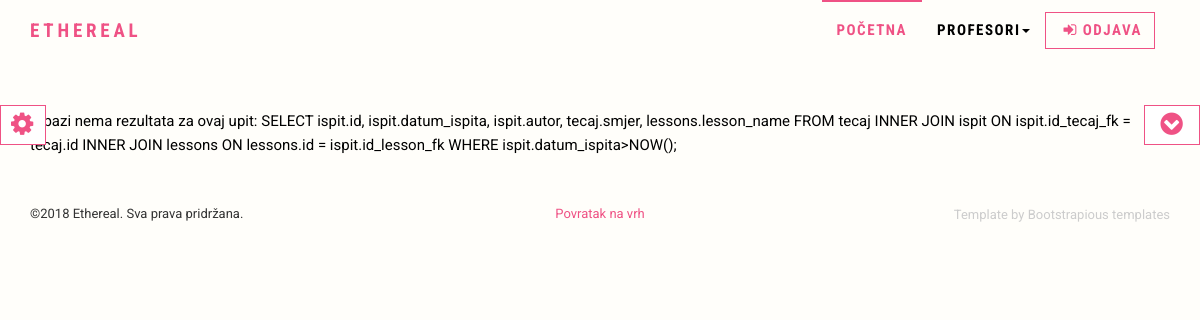
The app's page /php/exam_list.php (signed in), older data.
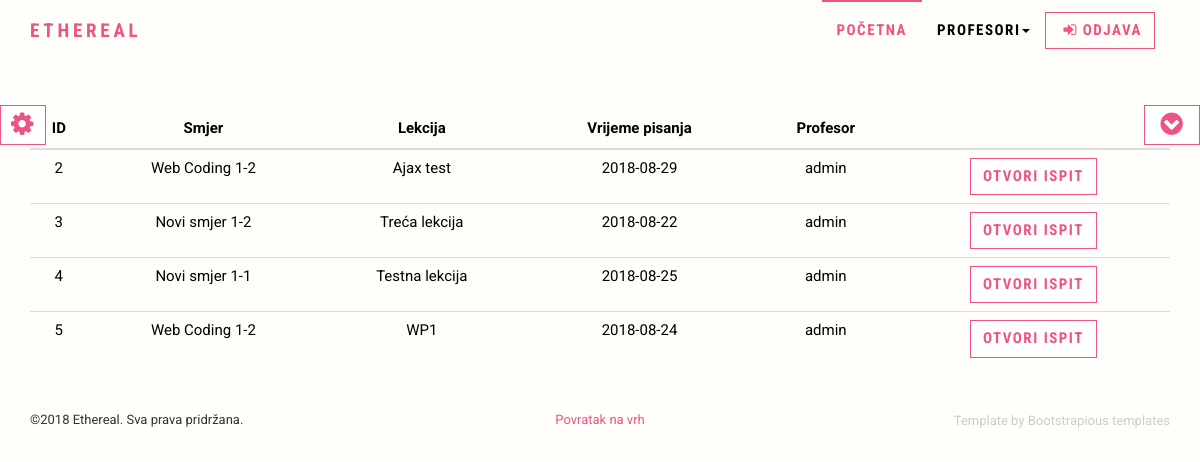
The same page, newer data.
### tables this page shows
CREATE TABLE `ispit` (
  `id` int(5) NOT NULL,
  `id_tecaj_fk` int(5) NOT NULL,
  `id_lesson_fk` int(5) NOT NULL,
  `pitanja_string` varchar(255) NOT NULL,
  `exam_code` varchar(255) NOT NULL,
  `datum_ispita` date NOT NULL,
  `vrijeme_ispita` time NOT NULL,
  `trajanje_ispita` varchar(255) NOT NULL,
  `autor` varchar(255) NOT NULL
);

CREATE TABLE `tecaj` (
  `id` int(11) NOT NULL,
  `smjer` varchar(100) NOT NULL,
  `broj_sati` int(11) NOT NULL,
  `cijena` float(10,2) NOT NULL
);

CREATE TABLE `lessons` (
  `id` int(5) NOT NULL,
  `lesson_name` varchar(255) NOT NULL,
  `id_tecaj_fk` int(5) NOT NULL
);

### php/exam_list.php (the view, shortened to what this page needs)
<?php
$con = spajanje();
if(!isset($_SESSION['role'])){
    die('<div class="alert" style="background:yellow;">
        <a href="index.php" class="close" data-dismiss="alert" aria-label="close">
        &times;
        </a>
        <strong>Nemate ovlasti za pristup ovoj stranici!</strong>
        </div><br>');
}
else{
		if($_SESSION['role'] == "3"){
			$username = $_SESSION['username'];
			$sql = "SELECT id, ime, prezime FROM users WHERE username = '$username' AND id_status_fk = '3';";
			$res = mysqli_query($con, $sql);
			$res_asoc = mysqli_fetch_assoc($res);
			$id = $res_asoc['id'];
			$sql = "SELECT
						ispit.id,
						ispit.datum_ispita,
						ispit.autor,
						lessons.lesson_name,
						tecaj.smjer
					FROM
						ispit
					INNER JOIN lessons ON ispit.id_lesson_fk = lessons.id
					INNER JOIN tecaj ON ispit.id_tecaj_fk = tecaj.id
					INNER JOIN upisi ON upisi.id_smjer_fk = ispit.id_tecaj_fK
					WHERE
						upisi.id_users_fk = '$id' AND ispit.datum_ispita > NOW();
			";
			$res = mysqli_query($con, $sql);
			require_once "includes/header.php";
			if(mysqli_num_rows($res)>0){
				echo '<table id="table" class="table table-hover">
					<thead>
						<tr>
							<th>Smjer</th>
							<th>Lekcija</th>
							<th>Vrijeme pisanja</th>
							<th>Profesor</th>
							<th></th>
						</tr>
					</thead>
				<tbody>'
				;
				while($res_ispiti = mysqli_fetch_assoc($res)){
					echo "
						<tr>
							<td>".$res_ispiti['smjer']."</td>
							<td>".$res_ispiti['lesson_name']."</td>
							<td>".$res_ispiti['datum_ispita']."</td>
							<td>".$res_ispiti['autor']."</td>
							<td>
								<a href='exam_write.php?id=".$res_ispiti["id"]."'><button class = 'btn btn-primary'>Otvori ispit</button></a>
							</td>
						</tr>";
				}
				echo "</tbody></table>";
			}
		}
		else{
		$sql = "SELECT ispit.id, ispit.datum_ispita, ispit.autor, tecaj.smjer, lessons.lesson_name FROM tecaj
		INNER JOIN ispit ON ispit.id_tecaj_fk = tecaj.id
		INNER JOIN lessons ON lessons.id = ispit.id_lesson_fk WHERE ispit.datum_ispita>NOW();";
		$res = mysqli_query($con, $sql);
		require_once "includes/header.php";
		if(mysqli_num_rows($res)>0){
			echo '<table id="table" class="table table-hover">
				<thead>
					<tr>
					<th>ID</th>
					<th>Smjer</th>
					<th>Lekcija</th>
					<th>Vrijeme pisanja</th>
					<th>Profesor</th>
					<th></th>
					</tr>
				</thead>
			<tbody>'
			;
			while($res_ispiti = mysqli_fetch_assoc($res)){
				echo "
					<tr>
					<td>".$res_ispiti['id']."</td>
					<td>".$res_ispiti['smjer']."</td>
					<td>".$res_ispiti['lesson_name']."</td>
					<td>".$res_ispiti['datum_ispita']."</td>
					<td>".$res_ispiti['autor']."</td>
					<td>
							<a href='exam_write.php?id=".$res_ispiti["id"]."'><button class = 'btn btn-primary'>Otvori ispit</button></a>
						</td>
					</tr>";
			}
			echo "</tbody></table>";
		}
		else {
			echo "<p>U bazi nema rezultata za ovaj upit: $sql </p>";
		}
	}
}
require_once "includes/footer.php";
?>

### php/includes/header.php (shortened to what this page needs)
<!DOCTYPE html>
<html lang="en">
<head>
    <link rel="stylesheet" href="https://maxcdn.bootstrapcdn.com/bootstrap/3.3.7/css/bootstrap.min.css"/>
    <link rel="stylesheet" href="//cdnjs.cloudflare.com/ajax/libs/timepicker/1.3.5/jquery.timepicker.min.css">
    <link rel="stylesheet" href="../css/font-awesome.min.css">
    <link rel="stylesheet" href="../css/pe-icon-7-stroke.css">
    <link rel="stylesheet" href="../css/lightbox.min.css">
    <link rel="stylesheet" href="../css/style.default.css" id="theme-stylesheet">
    <link rel="stylesheet" href="//cdn.datatables.net/1.10.19/css/jquery.dataTables.min.css">
    <link rel="stylesheet" href="../css/custom.css">
</head>
<body id="site">
<?php
  if(isset($_SESSION['login']) and $_SESSION['login'] == true){
    if($_SESSION['role'] == "1"){
  echo '
  <header class="header">
    <div role="navigation" class="navbar navbar-default">
      <div class="container">
        <div class="navbar-header"><a href="index.php" class="navbar-brand">Ethereal</a>
          <div class="navbar-buttons">
            <button type="button" data-toggle="collapse" data-target=".navbar-collapse" class="navbar-toggle navbar-btn">Izbornik<i class="fa fa-align-justify"></i></button>
          </div>
        </div>
        <div id="navigation" class="collapse navbar-collapse navbar-right">
          <ul class="nav navbar-nav">
            <li class="active"><a href="index.php">Početna</a></li>
            <li class="dropdown"><a href="#" data-toggle="dropdown" class="dropdown-toggle">Administratori<b class="caret"></b></a>
              <ul class="dropdown-menu">
                <li><a href="user_add.php">Unos korisnika u bazu</a></li>
                <li><a href="users.php">Popis svih korisnika</a></li>
                <li><a href="course_add.php">Unos tečaja u bazu</a></li>
                <li><a href="courses.php">Popis svih tečaja</a></li>
                <li><a href="enrol.php">Upis korisnika na tečaj</a></li>
                <li><a href="groups.php">Popis svih grupa</a></li>
                <li><a href="group_add.php">Upis grupe</a></li>
                <li><a href="mjesto_add.php">Unos mjesta u bazu</a></li>
              </ul>
            </li>
            <li class="dropdown"><a href="#" data-toggle="dropdown" class="dropdown-toggle">Profesori<b class="caret"></b></a>
              <ul class="dropdown-menu">
                <li><a href="exam_list.php">Popis svih ispita</a></li>
                <li><a href="exam_add.php">Unos ispita</a></li>
                <li><a href="lesson_add.php">Unos lekcije</a></li>
                <li><a href="question_add.php">Unos pitanja u bazu</a></li>
              </ul>
            </li>
            <li class="dropdown"><a href="#" data-toggle="dropdown" class="dropdown-toggle">Studenti<b class="caret"></b></a>
              <ul class="dropdown-menu">
                <li><a href="exam_list.php">Popis ispita</a></li>
              </ul>
            </li>
            </ul><a id = "btn-adjust"  href="odjava.php" class="btn navbar-btn btn-ghost  pull-left"><i class="fa fa-sign-in"></i>Odjava</a>
        </div>
      </div>
    </div>
  </header>';
}
else if($_SESSION['role'] == "2"){
	echo '
  <header class="header">
    <div role="navigation" class="navbar navbar-default">
      <div class="container">
        <div class="navbar-header"><a href="index.php" class="navbar-brand">Ethereal</a>
          <div class="navbar-buttons">
            <button type="button" data-toggle="collapse" data-target=".navbar-collapse" class="navbar-toggle navbar-btn">Izbornik<i class="fa fa-align-justify"></i></button>
          </div>
        </div>
        <div id="navigation" class="collapse navbar-collapse navbar-right">
          <ul class="nav navbar-nav">
            <li class="active"><a href="index.php">Početna</a></li>
            <li class="dropdown"><a href="#" data-toggle="dropdown" class="dropdown-toggle">Profesori<b class="caret"></b></a>
              <ul class="dropdown-menu">
                <li><a href="exam_list.php">Popis svih ispita</a></li>
                <li><a href="exam_add.php">Unos ispita</a></li>
                <li><a href="lesson_add.php">Unos lekcije</a></li>
                <li><a href="question_add.php">Unos pitanja u bazu</a></li>
              </ul>
            </li>
          </ul><a id = "btn-adjust"  href="odjava.php" class="btn navbar-btn btn-ghost  pull-left"><i class="fa fa-sign-in"></i>Odjava</a>
        </div>
      </div>
    </div>
  </header>';
}
  }
  ?>
      <div class="container" id = "top-container">

### php/includes/footer.php (shortened to what this page needs)
    </div>
<footer class = "footer">
      <div class="footer__copyright">
        <div class="container">
          <div class="row">
            <div class="col-md-4">
              <p>&copy;2018 Ethereal. Sva prava pridržana.</p>
            </div>
            <div class="col-md-4">
              <p style = "text-align:center"><a href="#site" class = "js-scroll-trigger">Povratak na vrh</p>
            </div>
            <div class="col-md-4">
            </div>
            <div class="col-md-4">
              <p class="credit"><a href="https://bootstrapious.com/free-templates" class="external">Template by Bootstrapious templates</a></p>
            </div>
          </div>
        </div>
      </div>
    </footer>
    <button type="button" data-toggle="collapse" data-target="#style-switch" id="style-switch-button" class="btn btn-primary btn-sm"><span class="fa fa-cog fa-2x"></span></button>
    <a href="#bottom" class = "js-scroll-trigger">
        <button id = "scroll-to-bottom" type = "button" class = "btn-primary btn btn-sm">
            <i class="fa fa-chevron-circle-down fa-2x"></i>
        </button>
    </a>
  </body>
</html>

### css/style.default.css (style rules this page uses)
.header { width: 100%; }
.navbar { z-index: 10; text-transform: uppercase; letter-spacing: 0.1em; border-left: none; border-right: none; }
.navbar a.navbar-brand { font-weight: bold; letter-spacing: 0.2em; color: #ef5285; }
.navbar .navbar-nav > li > a { font-weight: bold; }
@media (min-width: 768px) { .navbar ul.nav > li > a { border-top: solid 2px transparent; padding-top: 16.5px; } }
@media (min-width: 768px) { .navbar ul.nav > li.active > a, .navbar ul.nav > li.open > a { text-decoration: none !important; border-top-color: #ef5285; } }
html { height: 100%; }
body { height: 100%; }
header { z-index: 1000; }
a, button { -webkit-transition: all 0.2s ease-out; -moz-transition: all 0.2s ease-out; transition: all 0.2s ease-out; }
a i.fa, button i.fa { margin: 0 5px; }
a { text-decoration: none; }
.btn-ghost { color: #ef5285; background-color: transparent; border-color: #ef5285; }
.footer__copyright { background: transparent; color:#333333; padding: 20px 0; font-size: 13px; line-height: 28px; }
.footer__copyright p { margin: 0; }
.footer__copyright p.credit { text-align: right; color: #ccc; }
.footer__copyright p.credit a { color: #ccc; }
#style-switch-button { position: absolute; top: 120px; left: 0px; border-radius: 0; z-index: 2; }
.nav { margin-bottom: 0; padding-left: 0; list-style: none; }
.nav > li > a { padding: 10px 15px; }
.navbar { font-family: "Roboto Condensed", Helvetica, Arial, sans-serif; min-height: 60px; margin-bottom: 0; border-top: none; border-bottom: none; }
@media (min-width: 768px) { .navbar { border-radius: 0; } }
.navbar-collapse { max-height: 340px; overflow-x: visible; padding-right: 15px; padding-left: 15px; }
@media (min-width: 768px) { .navbar-collapse { width: auto; border-top: 0; box-shadow: none; } }
@media (min-width: 768px) { .navbar-collapse.collapse { display: block !important; height: auto !important; padding-bottom: 0; overflow: visible !important; } }
.container > .navbar-header, .container-fluid > .navbar-header, .container > .navbar-collapse, .container-fluid > .navbar-collapse { margin-right: -15px; margin-left: -15px; }
@media (min-width: 768px) { .container > .navbar-header, .container-fluid > .navbar-header, .container > .navbar-collapse, .container-fluid > .navbar-collapse { margin-right: 0; margin-left: 0; } }
.navbar-brand { float: left; padding: 18.5px 15px; font-size: 19px; line-height: 23px; height: 60px; }
@media (min-width: 768px) { .navbar > .container .navbar-brand, .navbar > .container-fluid .navbar-brand { margin-left: -15px; } }
.navbar-nav { margin: 9.25px -15px; }
.navbar-nav > li > a { padding-top: 10px; padding-bottom: 10px; line-height: 23px; border-bottom: none; }
@media (min-width: 768px) { .navbar-nav { margin: 0 auto; display: table; table-layout: fixed; float: left; } }
@media (min-width: 768px) { .navbar-nav > li { float: left; } }
@media (min-width: 768px) { .navbar-nav > li > a { padding-top: 18.5px; padding-bottom: 18.5px; } }
.navbar-btn { margin-top: 11.5px; margin-bottom: 11.5px; }
.navbar-default { background-color: #fff; border-bottom-color: transparent; }
.navbar-default .navbar-brand { color: #000; }
.navbar-default .navbar-nav > li > a { color: #000; }
.navbar-default .navbar-nav > .active > a, .navbar-default .navbar-nav > .active > a:hover, .navbar-default .navbar-nav > .active > a:focus { color: #ef5285; background-color: transparent; }
.navbar-default .navbar-collapse { border-color: transparent; }
body { font-family: "Roboto", Helvetica, Arial, sans-serif; font-size: 15px; line-height: 1.55; color: #000; background-color: #fff; }
a { color: #ef5285; text-decoration: none; }
.btn { font-weight: 700; font-family: "Roboto Condensed", Helvetica, Arial, sans-serif; text-transform: uppercase; letter-spacing: 0.1em; padding: 6px 12px; font-size: 15px; line-height: 1.55; border-radius: 0px; }
.btn-primary { color: #ef5285; background-color: #fff; border-color: #ef5285; }
.btn-sm { padding: 5px 10px; font-size: 13px; line-height: 1.5; border-radius: 0; }
p { margin: 0 0 23px; }

### css/custom.css (style rules this page uses)
body, .navbar, .question, table.dataTable tbody tr { background:#fffefa; }
#site { display : none; }
#top-container { margin-top:50px; }
.table > thead > tr > th { text-align:center; }
#scroll-to-bottom { position:fixed; right:0; top:105px; }
#style-switch-button { top:105px; }
#table > tbody > tr > td { text-align:center; }

Row changes from the older to the newer data that the page shows:
added ispit: id "2", id_tecaj_fk.smjer "Web Coding 1-2", id_lesson_fk.lesson_name "Ajax test", datum_ispita "2018-08-29", autor "admin"
added ispit: id "3", id_tecaj_fk.smjer "Novi smjer 1-2", id_lesson_fk.lesson_name "Treća lekcija", datum_ispita "2018-08-22", autor "admin"
added ispit: id "4", id_tecaj_fk.smjer "Novi smjer 1-1", id_lesson_fk.lesson_name "Testna lekcija", datum_ispita "2018-08-25", autor "admin"
added ispit: id "5", id_tecaj_fk.smjer "Web Coding 1-2", id_lesson_fk.lesson_name "WP1", datum_ispita "2018-08-24", autor "admin"
Text that changed along with them:
$sql: "SELECT ispit.id, ispit.datum_ispita, ispit.autor, tecaj.smjer, lessons.lesson_name FROM tecaj INNER JOIN ispit ON ispit.id_tecaj_fk = tecaj.id INNER JOIN lessons ON lessons.id = ispit.id_lesson_fk WHERE ispit.datum_ispita>NOW();" → (not shown)
text no longer shown: "U bazi nema rezultata za ovaj upit:"
text now shown: "ID Smjer Lekcija Vrijeme pisanja Profesor"
